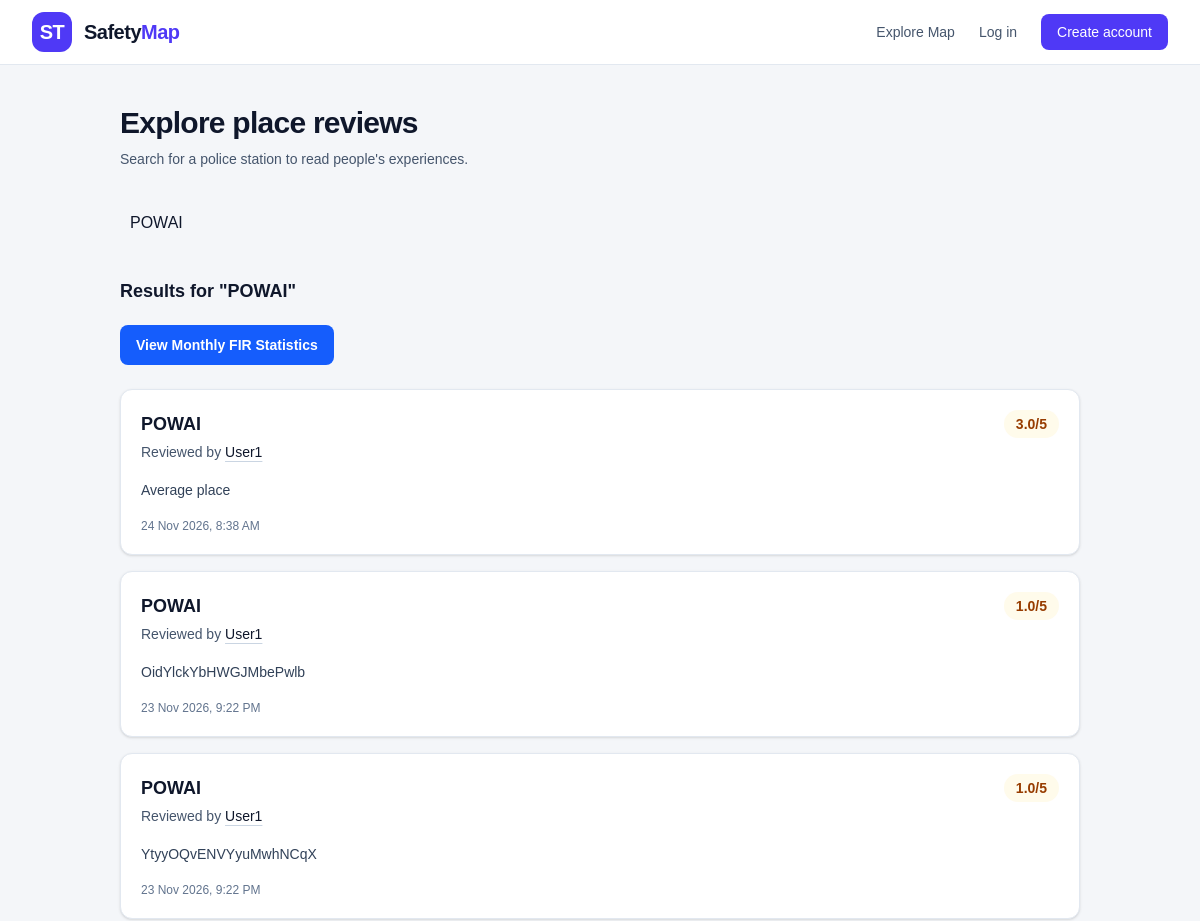
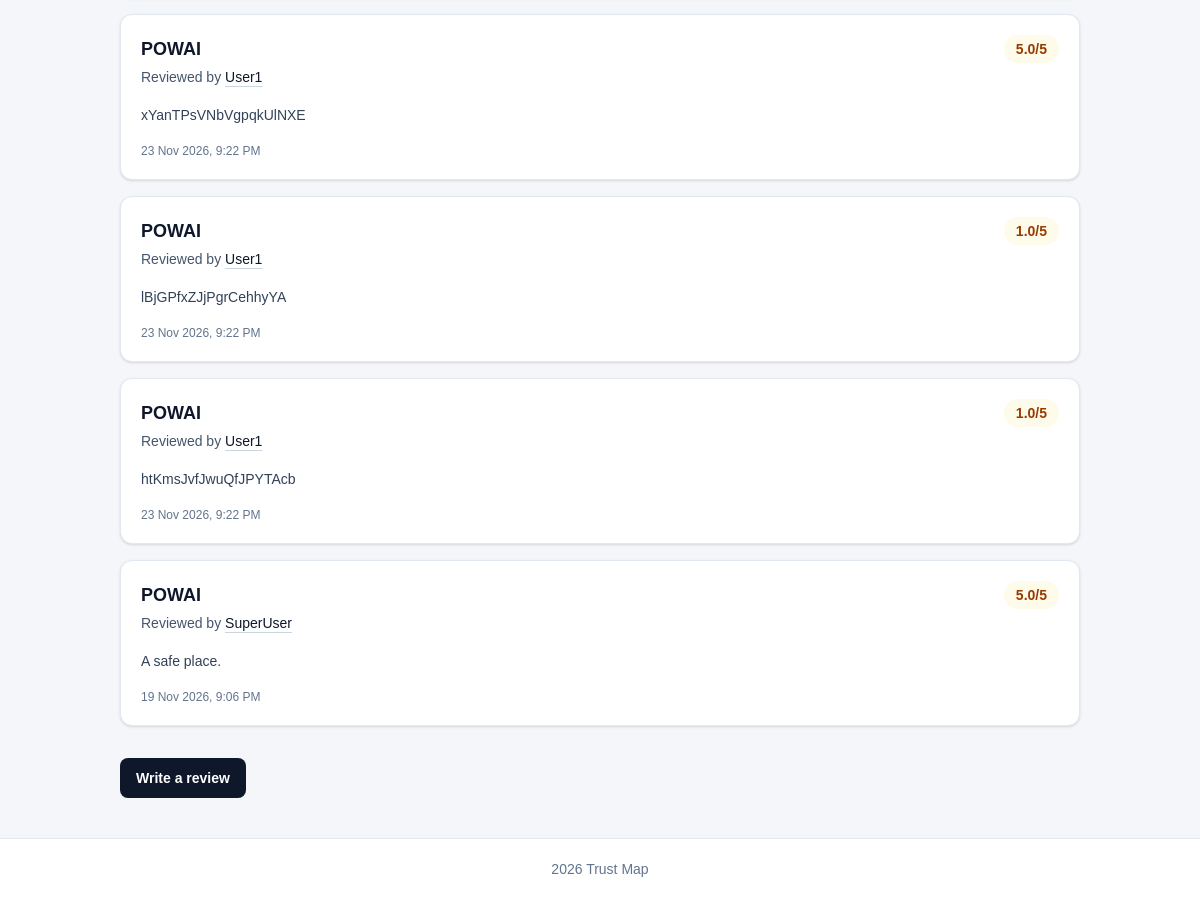
Page /crime/reviews/search/?q=POWAI on the committed database (2 pictures, top to bottom).
### crime_data/models.py (models this page shows, shortened)
class PoliceStation(models.Model):
    name = models.CharField(max_length=100, unique=True)
    class Meta:
        ordering = ["name"]

class Region_Reviews(models.Model):
    user = models.ForeignKey(
        User,
        on_delete=models.CASCADE,
        related_name="region_reviews",
        null=True,
        blank=True,
    )
    police_station = models.ForeignKey(
        PoliceStation,
        on_delete=models.PROTECT,
        related_name="reviews",
        null=True,
        blank=True,
    )
    review = models.TextField(max_length=2048)
    rating = models.PositiveSmallIntegerField()
    created_at = models.DateTimeField(auto_now_add=True,null=True,
    blank=True,)
    class Meta:
        ordering = ["-created_at"]

### crime_data/views.py (the view)
# urls.py: path("reviews/search/", views.search_place_reviews, name="search_place_reviews"),
def search_place_reviews(request):
    query = request.GET.get("q", "").strip()
    reviews = Region_Reviews.objects.none()
    if query:
        reviews = (
            Region_Reviews.objects
            .filter(police_station__name__icontains=query)
            .select_related("user", "police_station")
        )
    return render(
        request,
        "crime_data/place_reviews.html",
        {
            "reviews": reviews,
            "query": query,
        },
    )

### crime_data/templates/crime_data/place_reviews.html (shortened to what this page needs)
{% extends "app/base.html" %}
{% load static %}
{% block content %}
<div class="mx-auto max-w-5xl px-4 py-10 sm:px-6 lg:px-8">
    <div class="mb-8">
        <h1 class="text-3xl font-bold tracking-tight text-slate-900">
            Explore place reviews
        </h1>
        <p class="mt-2 text-sm text-slate-600">
            Search for a police station to read people's experiences.
        </p>
    </div>
    <form method="get"
          action="{% url 'search_place_reviews' %}"
          class="mb-8 flex flex-col gap-3 sm:flex-row">
        <div class="search-container" style="width: 100%;">
        <input
            type="text"
            id="search"
            value="{{ query }}"
            placeholder="Search a police station..."
        >
        </div>
    </form>
    {% if query %}
        <h2 class="mb-5 text-lg font-semibold text-slate-900">
            Results for "{{ query }}"
        </h2>
        <a href="{% url 'fetch_region' %}?name={{ query|urlencode }}"
        class="mb-6 inline-flex items-center rounded-lg bg-blue-600 px-4 py-2.5 text-sm font-semibold text-white hover:bg-blue-700">
        View Monthly FIR Statistics
        </a>
        {% for review in reviews %}
            <article class="mb-4 rounded-xl border border-slate-200 bg-white p-5 shadow-sm">
                <div class="flex flex-col gap-3 sm:flex-row sm:items-start sm:justify-between">
                    <div>
                        <h3 class="text-lg font-semibold text-slate-900">
                            {{ review.police_station.name }}
                        </h3>
                        <p class="mt-1 text-sm text-slate-600">
                            Reviewed by
                            <a href="{% url 'user_reviews' review.user.username %}"
                               class="font-medium text-slate-900 underline decoration-slate-300 underline-offset-4 hover:decoration-slate-900">
                                {{ review.user.username }}
                            </a>
                        </p>
                    </div>
                    <span class="inline-flex w-fit items-center rounded-full bg-amber-50 px-3 py-1 text-sm font-semibold text-amber-800">
                        {{ review.rating }}/5
                    </span>
                </div>
                <p class="mt-4 whitespace-pre-line break-words text-sm leading-6 text-slate-700">{{ review.review }}</p>
                <p class="mt-4 text-xs text-slate-500">
                    {{ review.created_at|date:"d M Y, g:i A" }}
                </p>
            </article>
        {% endfor %}
    {% endif %}
    <div class="mt-8">
        <a href="{% url 'add_review' %}"
           class="inline-flex rounded-lg bg-slate-900 px-4 py-2.5 text-sm font-semibold text-white hover:bg-slate-700">
            Write a review
        </a>
    </div>
</div>
{% endblock %}

### templates/app/base.html (shortened to what this page needs)
{% load static tailwind_tags %}
{% load static %}
<!DOCTYPE html>
<html lang="en">
<head>
   <link rel="stylesheet" href="{% static 'crime_data/css/styles.css'  %}">
    {% tailwind_css %}
</head>
<body class="min-h-screen bg-slate-50 text-slate-900 flex flex-col">
    <nav class="bg-white border-b border-slate-200">
        <div class="max-w-7xl mx-auto px-4 sm:px-6 lg:px-8">
            <div class="h-16 flex items-center justify-between">
                <a href="{% url 'home' %}"
                   class="flex items-center gap-3 font-bold text-xl tracking-tight">
                    <span class="flex items-center justify-center h-10 w-10 rounded-xl bg-indigo-600 text-white">
                        ST
                    </span>
                    <span>Safety<span class="text-indigo-600">Map</span></span>
                </a>
                <div class="flex items-center gap-3 sm:gap-6 text-sm font-medium">
                    <a href="{% url 'home' %}"
                       class="text-slate-600 hover:text-indigo-600">
                        Explore Map
                    </a>
                    {% if user.is_authenticated %}
                        <a href="{% url 'profile' %}"
                           class="text-slate-600 hover:text-indigo-600">
                            Profile
                        </a>
                        <a href="{% url 'logout' %}"
                          class="inline-block rounded-lg bg-slate-900 px-4 py-2 text-white hover:bg-slate-700 transition">
                                Log out
                        </a>
                    {% else %}
                        <a href="{% url 'login' %}"
                           class="text-slate-600 hover:text-indigo-600">
                            Log in
                        </a>
                        <a href="{% url 'register' %}"
                           class="rounded-lg bg-indigo-600 px-4 py-2 text-white hover:bg-indigo-700">
                            Create account
                        </a>
                    {% endif %}
                </div>
            </div>
        </div>
    </nav>
    <main class="flex-1">
        {% block content %}{% endblock %}
    </main>
    <footer class="border-t border-slate-200 bg-white">
        <div class="max-w-7xl mx-auto px-4 py-5 text-center text-sm text-slate-500">
            {% now "Y" %} Trust Map
        </div>
    </footer>
</body>
</html>

### crime_data/static/crime_data/css/styles.css (style rules this page uses)
* { box-sizing: border-box; }
body { margin: 0; font-family: Arial, sans-serif; background: #f4f6f9; }
.search-container { position: relative; width: 300px; }
#search { width: 100%; padding: 10px; box-sizing: border-box; }

### rows in the picture
PoliceStation: name "POWAI"
Region_Reviews: police_station.name "POWAI", user.username "User1", rating "3.0", review "Average place", created_at "24 Nov 2026, 8:38 AM"
Region_Reviews: police_station.name "POWAI", user.username "User1", rating "1.0", review "OidYlckYbHWGJMbePwlb", created_at "23 Nov 2026, 9:22 PM"
Region_Reviews: police_station.name "POWAI", user.username "User1", rating "1.0", review "YtyyOQvENVYyuMwhNCqX", created_at "23 Nov 2026, 9:22 PM"
Region_Reviews: police_station.name "POWAI", user.username "User1", rating "5.0", review "xYanTPsVNbVgpqkUlNXE", created_at "23 Nov 2026, 9:22 PM"
Region_Reviews: police_station.name "POWAI", user.username "User1", rating "1.0", review "lBjGPfxZJjPgrCehhyYA", created_at "23 Nov 2026, 9:22 PM"
Region_Reviews: police_station.name "POWAI", user.username "User1", rating "1.0", review "htKmsJvfJwuQfJPYTAcb", created_at "23 Nov 2026, 9:22 PM"
Region_Reviews: police_station.name "POWAI", user.username "SuperUser", rating "5.0", review "A safe place.", created_at "19 Nov 2026, 9:06 PM"
